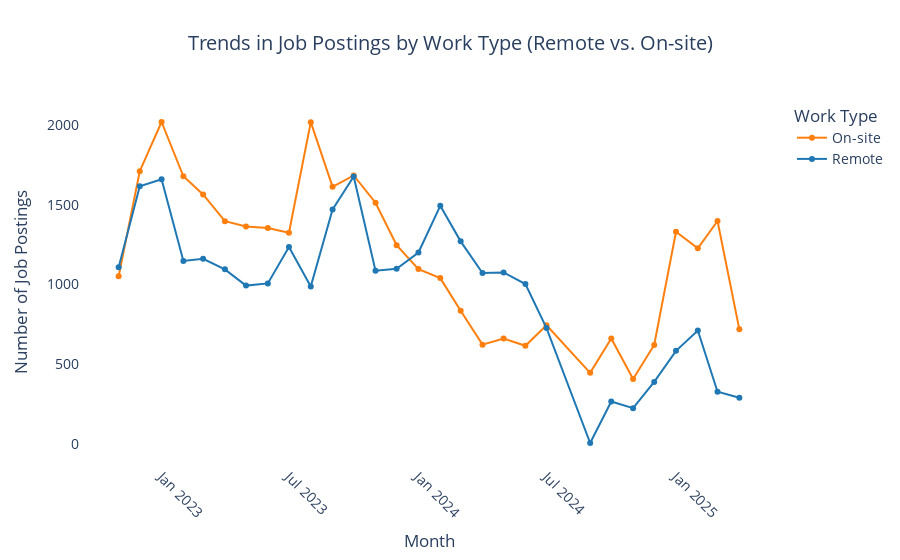

Notebook code cell kept with this figure:
### Code cell
# Trends in Job Postings by Work Type (Remote vs. On-site)

df['date_time'] = pd.to_datetime(df['date_time'], errors='coerce')
df = df.dropna(subset=['date_time'])
df['work_from_home'] = df['work_from_home'].fillna(False).astype(bool)
df['Work Type'] = df['work_from_home'].map({True: 'Remote', False: 'On-site'})
df['YearMonth'] = df['date_time'].dt.to_period('M').astype(str)

monthly_trends = df.groupby(['YearMonth', 'Work Type']).size().reset_index(name='Postings')

fig = px.line(
    monthly_trends,
    x='YearMonth',
    y='Postings',
    color='Work Type',
    markers=True,
    title='Trends in Job Postings by Work Type (Remote vs. On-site)',
    color_discrete_map={'Remote': '#1f77b4', 'On-site': '#ff7f0e'}
)

fig.update_layout(
    title_x=0.5,
    xaxis_title='Month',
    yaxis_title='Number of Job Postings',
    font=dict(size=14),
    plot_bgcolor='white'
)

fig.update_xaxes(tickangle=45)
fig.show()

### Figure 1 — Plotly figure (JSON) as saved in the notebook; plotly's stock layout.template omitted (floating-point values rounded to 4 significant figures)
{"data": [{"hovertemplate": "Work Type=On-site<br>YearMonth=%{x}<br>Postings=%{y}<extra></extra>", "legendgroup": "On-site", "line": {"color": "#ff7f0e", "dash": "solid"}, "marker": {"symbol": "circle"}, "mode": "lines+markers", "name": "On-site", "orientation": "v", "showlegend": true, "type": "scatter", "x": ["2022-11", "2022-12", "2023-01", "2023-02", "2023-03", "2023-04", "2023-05", "2023-06", "2023-07", "2023-08", "2023-09", "2023-10", "2023-11", "2023-12", "2024-01", "2024-02", "2024-03", "2024-04", "2024-05", "2024-06", "2024-07", "2024-09", "2024-10", "2024-11", "2024-12", "2025-01", "2025-02", "2025-03", "2025-04"], "xaxis": "x", "y": [1051, 1712, 2021, 1680, 1566, 1398, 1364, 1355, 1325, 2020, 1614, 1685, 1514, 1247, 1097, 1040, 835, 622, 661, 615, 744, 445, 661, 406, 620, 1331, 1227, 1399, 718], "yaxis": "y"}, {"hovertemplate": "Work Type=Remote<br>YearMonth=%{x}<br>Postings=%{y}<extra></extra>", "legendgroup": "Remote", "line": {"color": "#1f77b4", "dash": "solid"}, "marker": {"symbol": "circle"}, "mode": "lines+markers", "name": "Remote", "orientation": "v", "showlegend": true, "type": "scatter", "x": ["2022-11", "2022-12", "2023-01", "2023-02", "2023-03", "2023-04", "2023-05", "2023-06", "2023-07", "2023-08", "2023-09", "2023-10", "2023-11", "2023-12", "2024-01", "2024-02", "2024-03", "2024-04", "2024-05", "2024-06", "2024-07", "2024-09", "2024-10", "2024-11", "2024-12", "2025-01", "2025-02", "2025-03", "2025-04"], "xaxis": "x", "y": [1108, 1617, 1661, 1148, 1161, 1095, 993, 1007, 1235, 988, 1471, 1679, 1087, 1099, 1201, 1494, 1271, 1072, 1076, 1003, 726, 4, 265, 223, 388, 583, 711, 326, 288], "yaxis": "y"}], "layout": {"font": {"size": 14}, "legend": {"title": {"text": "Work Type"}, "tracegroupgap": 0}, "plot_bgcolor": "white", "title": {"text": "Trends in Job Postings by Work Type (Remote vs. On-site)", "x": 0.5}, "xaxis": {"anchor": "y", "domain": [0, 1], "tickangle": 45, "title": {"text": "Month"}}, "yaxis": {"anchor": "x", "domain": [0, 1], "title": {"text": "Number of Job Postings"}}}}
